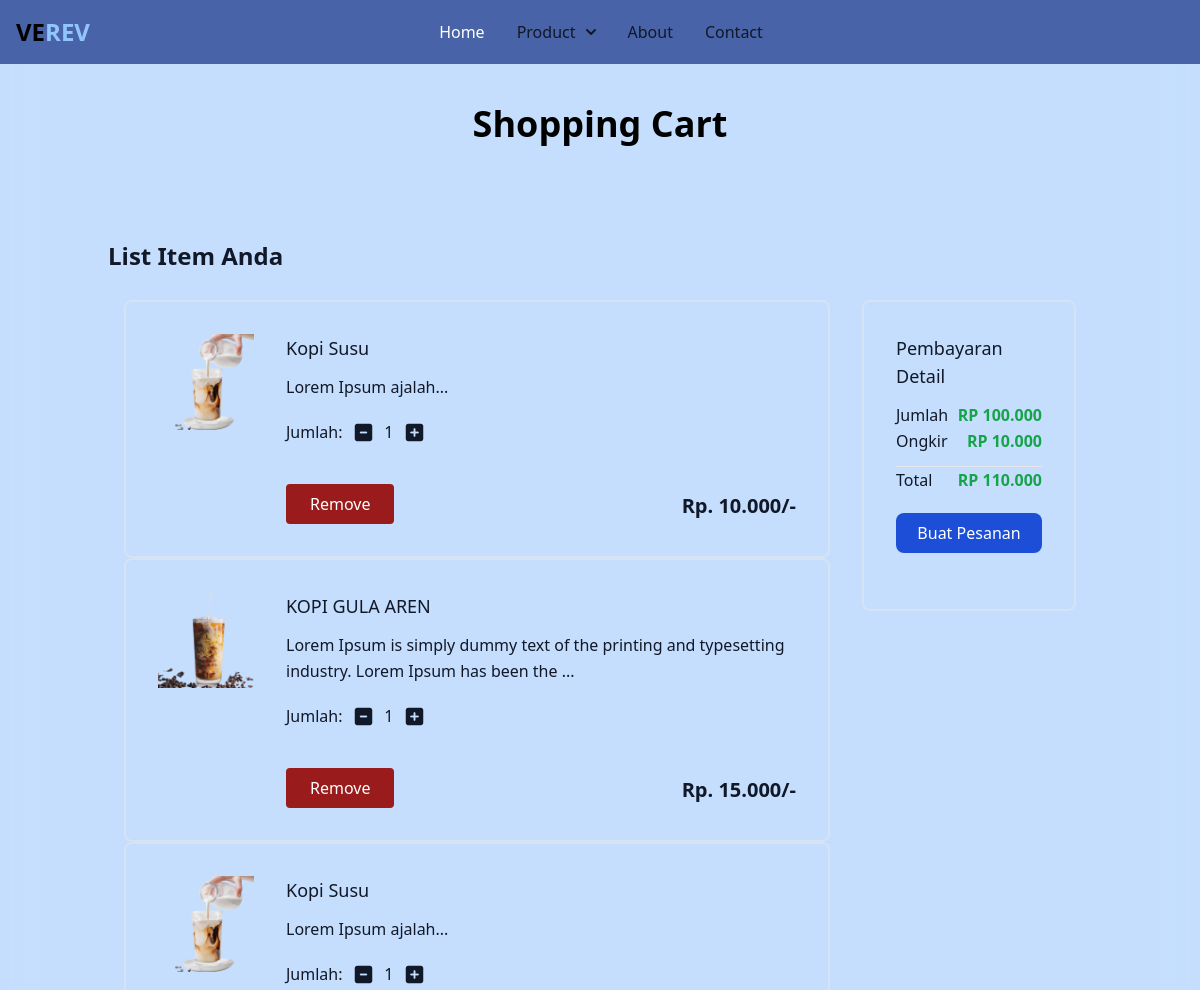
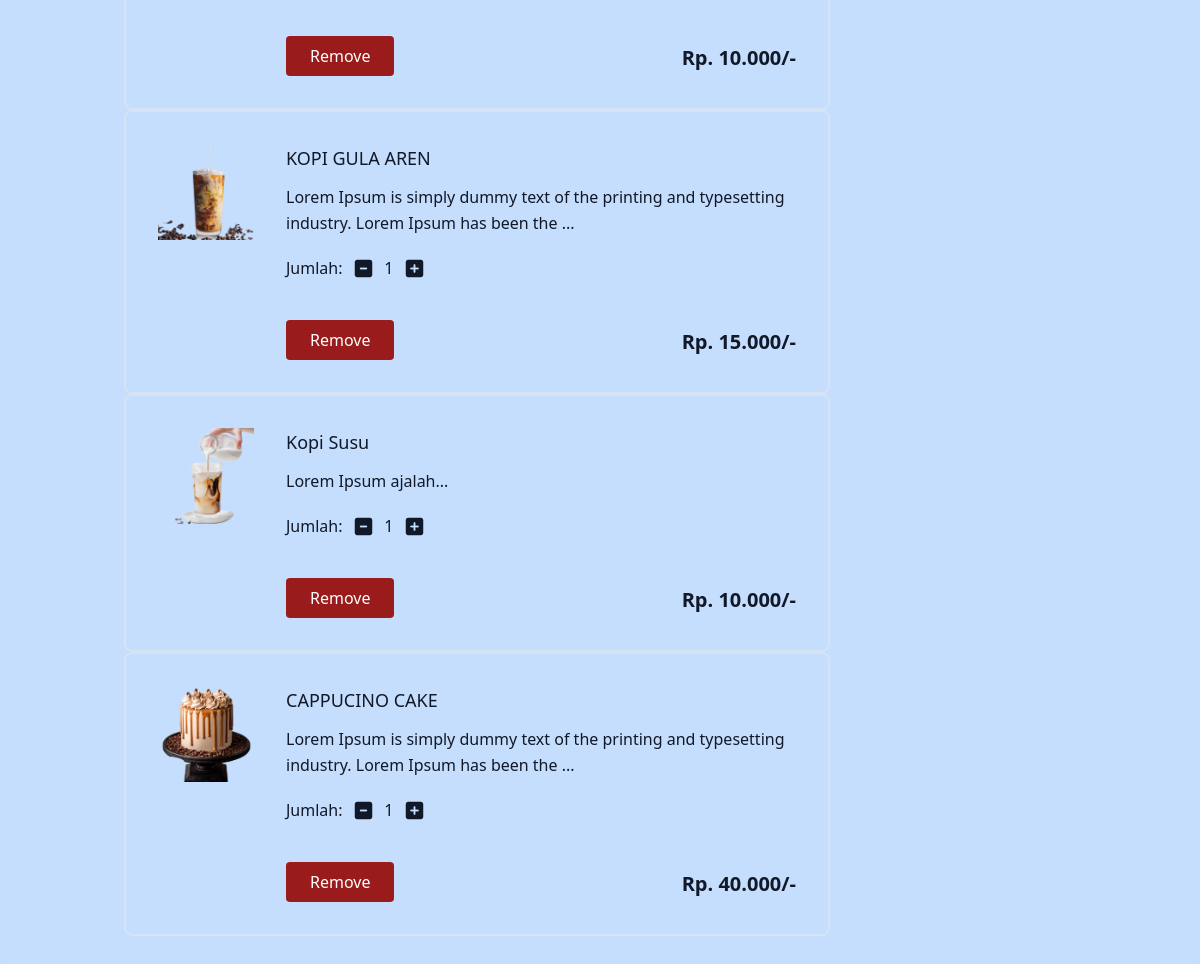
Page /cart/ (signed in) on the earlier database version (2 pictures, top to bottom).
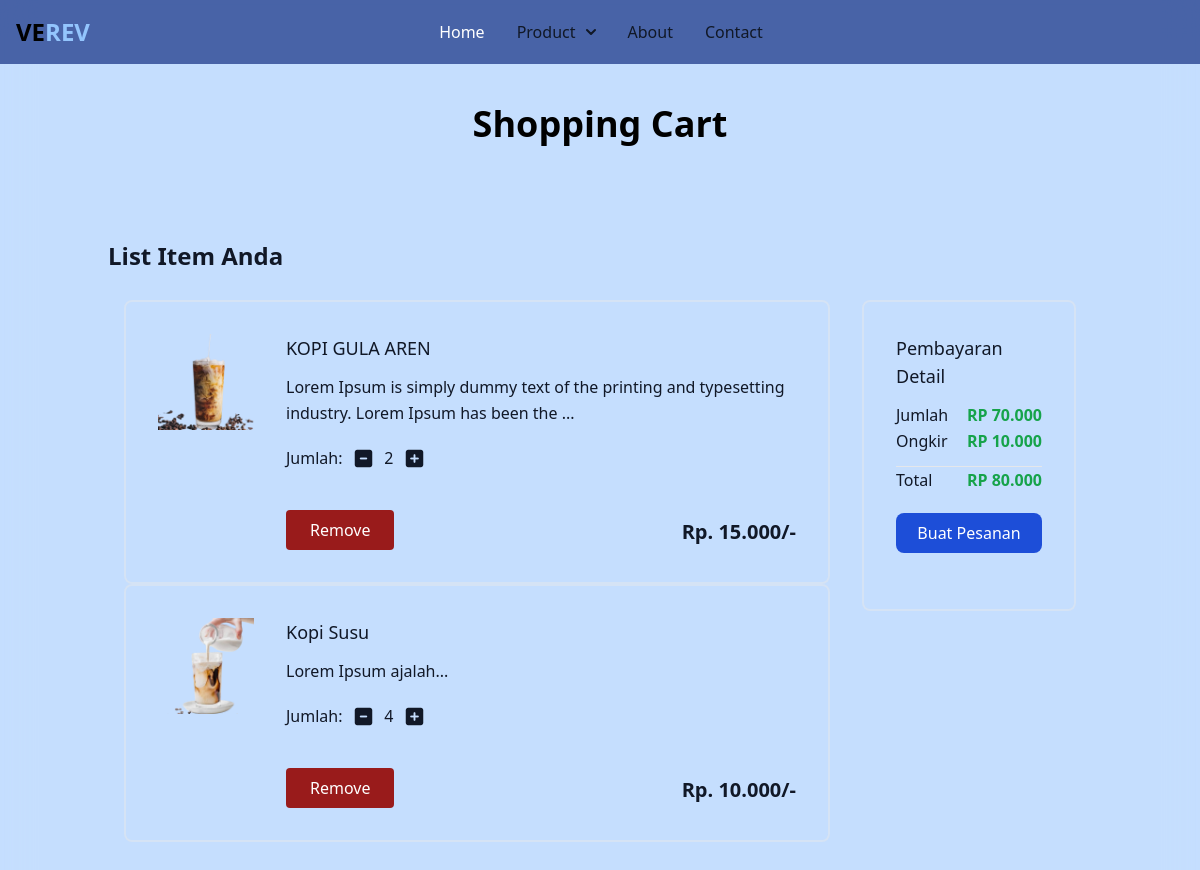
Same page on the later database version.
### verevapp/models.py (models this page shows, shortened)
class Cart(models.Model):
    user = models.ForeignKey(User,on_delete=models.CASCADE)
    product = models.ForeignKey(Product,on_delete=models.CASCADE)
    quantity = models.PositiveIntegerField(default=1)

class Product(models.Model):
    title = models.CharField(max_length=100)
    selling_price = models.FloatField()
    discounted_price = models.FloatField()
    description = models.TextField()
    composition = models. TextField(default='')
    prodapp = models.TextField(default='')
    category = models.CharField(choices=CATEGORY_CHOICES, max_length=2)
    product_image = models.ImageField(upload_to='product')
    def fdiscounted_price(self):
        return "Rp. {:,.3f}".format(self.discounted_price).replace(',', '.') #Format biar bisa ada 0 setelah koma

### verevapp/views.py (the view)
# urls.py: path("cart/", views.show_cart, name='showcart'),
def show_cart(request):
    user = request.user
    cart_items = Cart.objects.filter(user=user)
    amount = 0
    for item in cart_items:
        value = item.quantity * item.product.discounted_price
        amount += value
    totalamount = amount + 10  # Assuming 10 is the shipping cost
    formatted_amount = format_rupiah(amount)
    formatted_totalamount = format_rupiah(totalamount)
    formatted_shipping_cost = format_rupiah(10)
    return render(request, 'addcart.html', {
        'cart': cart_items,
        'amount': formatted_amount,
        'shipping_cost': formatted_shipping_cost,
        'totalamount': formatted_totalamount,
    })

### verevapp/views.py (called while the page is built)
def format_rupiah(amount):
    return f"RP {amount:,.3f}".replace(',', '.')

### templates/addcart.html
{% include "base.html" %}
{% include "navbar.html" %}
<h1 class="text-black font-bold container mx-auto text-center text-4xl mt-10">
  Shopping Cart
  </h1>
  {% if cart %}
  <section class="text-gray-900 body-font">
    <div class="container px-5 py-24 mx-auto flex flex-wrap">
      <h3 class="text-gray-900 text-2xl font-semibold title-font mb-3">
        List Item Anda
      </h3>
      <div class="flex flex-wrap w-full">
        <div class="w-full md:w-3/4 p-4">
          {% for item in cart %}
          <div
            class="flex border-2 rounded-lg border-gray-200 border-opacity-50 p-8 sm:flex-row flex-col"
          >
            <div class="w-24 h-24 sm:mr-8 sm:mb-0 mb-4 flex-shrink-0">
              <img
                class="object-cover object-center w-full h-full"
                src="{{ item.product.product_image.url }}"
                alt="item"
              />
            </div>
            <div class="flex-grow">
              <h2 class="text-gray-900 text-lg title-font font-medium mb-3">
                {{ item.product.title }}
              </h2>
              <p class="leading-relaxed text-base">
                {{ item.product.description | slice:":100"}}...
              </p>
              <div class="my-5">
              <label for="quantity" class="mr-2">Jumlah:</label>
              <a class="minus-cart" pid="{{ item.product.id }}">
                <i class="fas fa-minus-square fa-lg"></i>
              </a>
              <span id="quantity" class="mx-2">{{ item.quantity }}</span>
              <a class="plus-cart" pid="{{ item.product.id }}">
                <i class="fas fa-plus-square fa-lg"></i>
              </a>
            </div>
              <div class="flex flex-row">
                <button
                  class="remove-cart flex mt-5 text-white bg-red-800 border-0 py-2 px-6 hover:bg-red-900 rounded"
                  pid="{{ item.product.id }}"
                >
                  Remove
                </button>
                <span class="ml-auto text-xl mt-7 font-bold"
                  >{{ item.product.fdiscounted_price }}/-</span
                >
              </div>
            </div>
          </div>
          {% endfor %}
        </div>
        <div class="w-full md:w-1/4 p-4">
          <div
            class="flex border-2 rounded-lg border-gray-200 border-opacity-50 p-8 sm:flex-row flex-col"
          >
            <div class="flex-grow">
              <h2 class="text-gray-900 text-lg title-font font-medium mb-3">
                Pembayaran Detail
              </h2>
              <p class="leading-relaxed text-base flex justify-between">
                Jumlah
                <span class="text-green-600 font-semibold ml-auto" id="amount"
                  > {{ amount }}</span
                >
              </p>
              <p class="leading-relaxed text-base flex justify-between">
                Ongkir
                <span class="text-green-600 font-semibold ml-auto"
                  >RP 10.000</span
                >
              </p>
              <hr class="border-gray-200 mt-3" />
              <p class="leading-relaxed text-base flex justify-between">
                Total
                <span class="text-green-600 font-semibold" id="totalamount"
                  >{{ totalamount }}</span
                >
              </p>
              <a href="{% url 'checkout' %}">
                <button
                  type="submit"
                  class="w-full my-5 bg-blue-700 text-white p-2 rounded-lg mb-6 hover:bg-blue-600"
                >
                  Buat Pesanan
                </button>
              </a>
            </div>
          </div>
        </div>
      </div>
    </div>
  </section>
{% endif %}

### theme/templates/base.html (shortened to what this page needs)
{% load static tailwind_tags %}
<!DOCTYPE html>
<html lang="en">
	<head>
		<link href="https://cdnjs.cloudflare.com/ajax/libs/flowbite/2.3.0/flowbite.min.css"  rel="stylesheet" />
		<link rel="stylesheet" href="https://unicons.iconscout.com/release/v4.0.8/css/line.css">
		<link href="https://cdnjs.cloudflare.com/ajax/libs/font-awesome/6.5.2/css/all.min.css"  rel="stylesheet" />
		{% tailwind_css %}
	</head>
	<body class="backdrop-blur-lg bg-opacity-90 bg-blue-200">
	</body>
</html>

### theme/templates/navbar.html (shortened to what this page needs)
{% include "base.html" %}
{% load static %}
<nav class="sticky inset-x-0 top-0 z-50 backdrop-blur-lg bg-opacity-75 bg-blue-900 border-gray-200">
    <div class="max-w-screen-xl flex flex-wrap items-center justify-between mx-auto p-4">
        <a href="#" class="flex items-center space-x-3 rtl:space-x-reverse">
            <span class="self-center text-2xl font-semibold whitespace-nowrap dark:text-white">VE<span class="text-blue-300">REV</span></span>
        </a>
        <div class="flex items-center md:order-2 space-x-3 md:space-x-0 rtl:space-x-reverse">
            <a href="{% url 'showcart' %}">
                <i class="uil uil-heart-alt text-white text-2xl w-8 h-8 flex items-center justify-center"></i>
            </a>
            <a href="{% url 'checkout' %}">
                <i class="uil uil-shopping-cart text-white text-2xl w-8 h-8 flex items-center justify-center px-5"></i>
            </a>
        </div>
        <div class="items-center justify-between hidden w-full md:flex md:w-auto md:order-1 transition-all duration-300 ease-in-out bg-transparent" id="navbar-user">
            <ul class="flex flex-col font-medium p-4 md:p-0 mt-4 border-2 border-blue-200 rounded-lg md:space-x-8 rtl:space-x-reverse md:flex-row md:mt-0 md:border-0 bg-blue-400 bg-opacity-50 md:bg-transparent">
                {% if request.user.is_authenticated %}
                <li>
                    <a href="{% url 'home' %}" class="block py-2 px-3 text-white bg-blue-300 bg-opacity-50 rounded md:bg-transparent md:p-0" aria-current="page">Home</a>
                </li>
                <li>
                    <button id="dropdownNavbarLink" data-dropdown-toggle="dropdownNavbar" class="flex items-center justify-between w-full py-2 px-3 text-gray-900 rounded md:hover:bg-transparent md:border-0 md:hover:text-blue-700 md:p-0 md:w-auto dark:text-white md:dark:hover:text-blue-500 dark:focus:text-white hover:bg-blue-400 hover:bg-opacity-50 md:dark:hover:bg-transparent">Product <svg class="w-2.5 h-2.5 ms-2.5" aria-hidden="true" xmlns="http://www.w3.org/2000/svg" fill="none" viewBox="0 0 10 6">
                        <path stroke="currentColor" stroke-linecap="round" stroke-linejoin="round" stroke-width="2" d="m1 1 4 4 4-4"/>
                    </svg></button>
                </li>
                <li>
                    <a href="{% url 'about' %}" class="block py-2 px-3 text-gray-900 rounded md:hover:bg-transparent md:hover:text-blue-700 md:p-0 dark:text-white md:dark:hover:text-blue-500 hover:bg-blue-400 hover:bg-opacity-50 dark:hover:text-white md:dark:hover:bg-transparent dark:border-blue-700">About</a>
                </li>
                <li>
                    <a href="{% url 'contact' %}" class="block py-2 px-3 text-gray-900 rounded md:hover:bg-transparent md:hover:text-blue-700 md:p-0 dark:text-white md:dark:hover:text-blue-500 hover:bg-blue-400 hover:bg-opacity-50 dark:hover:text-white md:dark:hover:bg-transparent dark:border-blue-700">Contact</a>
                </li>
                {% endif %}
            </ul>
        </div>
    </div>
</nav>

Differences in the rows shown:
removed Cart: product.product_image (picture), product "Kopi Susu", product.description "Lorem Ipsum ajalah", quantity "1", product.fdiscounted_price "Rp. 10.000"
removed Cart: product.product_image (picture), product "KOPI GULA AREN", product.description "Lorem Ipsum is simply dummy text of the printing and typesetting industry. Lorem Ipsum has been the", quantity "1", product.fdiscounted_price "Rp. 15.000"
removed Cart: product.product_image (picture), product "Kopi Susu", product.description "Lorem Ipsum ajalah", quantity "1", product.fdiscounted_price "Rp. 10.000"
removed Cart: product.product_image (picture), product "CAPPUCINO CAKE", product.description "Lorem Ipsum is simply dummy text of the printing and typesetting industry. Lorem Ipsum has been the", quantity "1", product.fdiscounted_price "Rp. 40.000"
changed Cart "Rp. 15.000": quantity "1" → "2"
changed Cart "Rp. 10.000": quantity "1" → "4"
Other differences:
{{ amount }}: "RP 100.000" → "RP 70.000"
{{ totalamount }}: "RP 110.000" → "RP 80.000"
